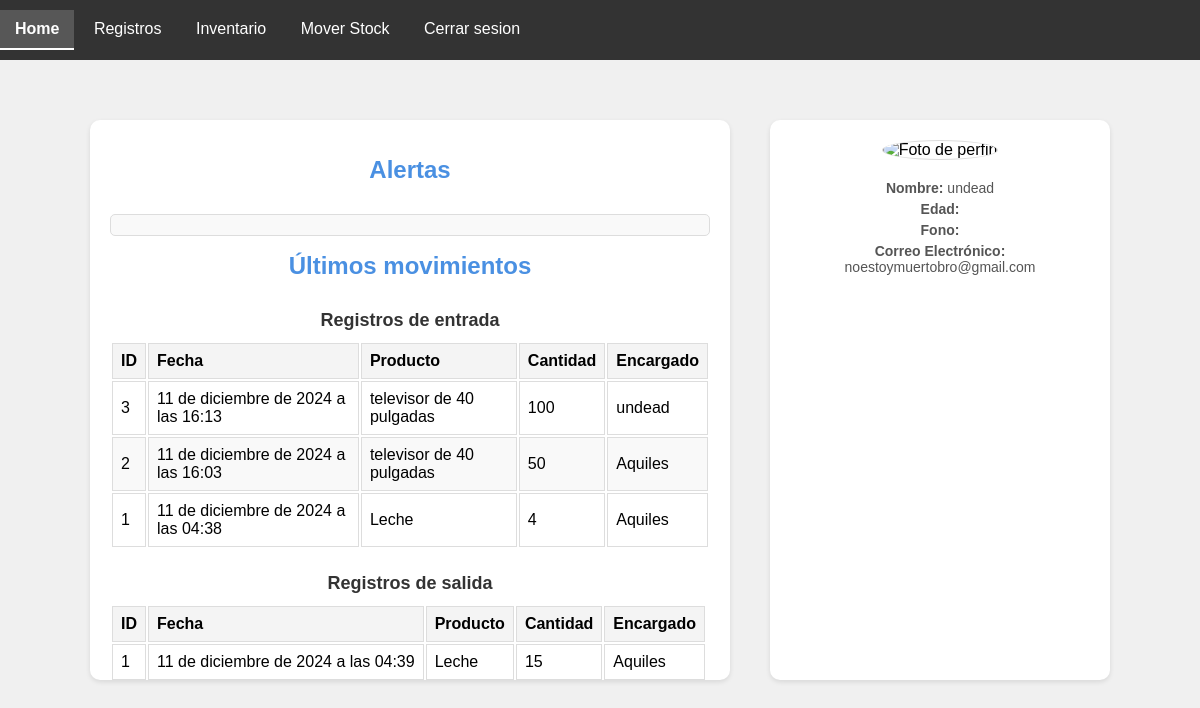
The app's page / (signed in) with its own data.
### crud/models.py (models this page shows, shortened)
class addMovements(models.Model):
    addmov_id=models.AutoField(primary_key=True)
    addmov_date=models.DateTimeField(auto_now_add=True)
    addmov_prodQuantity=models.PositiveIntegerField()
    product=models.ForeignKey(product, on_delete=models.CASCADE, verbose_name=("product"), default=1)
    incharge=models.ForeignKey(Profile, on_delete=models.CASCADE, verbose_name=("profile"), default=1)

class product(models.Model):
    product_id=models.AutoField(primary_key=True)
    product_name=models.CharField(max_length=50)
    product_image=models.ImageField()
    product_stock=models.PositiveIntegerField()
    product_price=models.PositiveIntegerField()
    product_desc=models.CharField(max_length=50)
    storage=models.ForeignKey(storage, on_delete=models.CASCADE, verbose_name=("storage"), default=1)

class removeMovements(models.Model):
    removemov_id=models.AutoField(primary_key=True)
    removemov_date=models.DateTimeField(auto_now_add=True)
    removemov_prodQuantity=models.PositiveIntegerField()
    product=models.ForeignKey(product, on_delete=models.CASCADE, verbose_name=("product"), default=1)
    incharge=models.ForeignKey(Profile, on_delete=models.CASCADE, verbose_name=("profile"), default=1)

### registerlogin/models.py (models this page shows, shortened)
class Profile(models.Model):
    user=models.OneToOneField(User, on_delete=models.CASCADE, related_name="profile",verbose_name="Usuario")
    image=models.ImageField(default="users/usuario_defecto.jpg", upload_to="users/",verbose_name="Imagen de perfil")
    rut=models.CharField(max_length=12,null=True,blank=True,verbose_name="Rut")
    name=models.CharField(max_length=50,null=True,blank=True,verbose_name="Nombre")
    email=models.EmailField(max_length=254, verbose_name="Correo")
    telephone=models.CharField(max_length=150,null=True,blank=True,verbose_name="Telefono")
    class Meta:
        verbose_name="perfil"
        verbose_name_plural="perfiles"
        ordering=["-id"]

### core/views.py (the view)
# urls.py: 2. Add a URL to urlpatterns:  path('', views.home, name='home')
def home(request):
    lastInMovements = addMovements.objects.all().order_by('-addmov_id')[:5]
    lastOutMovements = removeMovements.objects.all().order_by('-removemov_id')[:5]
    critical = product.objects.filter(product_stock__lt=5)
    return render(request, "core/home.html", {
        "inmov": lastInMovements,
        "outmov": lastOutMovements,
        "criticalStock": critical
    })

### core/templates/core/home.html (shortened to what this page needs)
{% extends "core/base.html" %}
{% load static %}
{% block content %}
<div class="main-content">
    <div class="left-panel">
        <h1>Alertas</h1>
        <ul>
        </ul>
        <h1>Últimos movimientos</h1>
        <h4>Registros de entrada</h4>
        <table>
            <thead>
                <tr>
                    <th>ID</th>
                    <th>Fecha</th>
                    <th>Producto</th>
                    <th>Cantidad</th>
                    <th>Encargado</th>
                </tr>
            </thead>
            <tbody>
                {% if inmov %}
                    {% for registro in inmov %}
                        <tr>
                            <td>{{ registro.addmov_id }}</td>
                            <td>{{ registro.addmov_date }}</td>
                            <td>{{ registro.product.product_name }}</td>
                            <td>{{ registro.addmov_prodQuantity }}</td>
                            <td>{{ registro.incharge.user.username}}</td>
                        </tr>
                    {% endfor %}
                {% else %}
                    <tr>
                        <td colspan="5">No hay registros disponibles.</td>
                    </tr>
                {% endif %}
            </tbody>
        </table>
        <h4>Registros de salida</h4>
        <table>
            <thead>
                <tr>
                    <th>ID</th>
                    <th>Fecha</th>
                    <th>Producto</th>
                    <th>Cantidad</th>
                    <th>Encargado</th>
                </tr>
            </thead>
            <tbody>
                {% if outmov %}
                    {% for registro in outmov %}
                        <tr>
                            <td>{{ registro.removemov_id }}</td>
                            <td>{{ registro.removemov_date }}</td>
                            <td>{{ registro.product.product_name }}</td>
                            <td>{{ registro.removemov_prodQuantity }}</td>
                            <td>{{ registro.incharge.user.username}}</td>
                        </tr>
                    {% endfor %}
                {% else %}
                    <tr>
                        <td colspan="5">No hay registros disponibles.</td>
                    </tr>
                {% endif %}
            </tbody>
        </table>
    </div>
    <div class="right-panel">
        <img src="{% static 'path_to_avatar.png' %}" alt="Foto de perfin">
        <p><strong>Nombre:</strong> {{ user.username }}</p>
        <p><strong>Edad:</strong> {{ user.edad }}</p>
        <p><strong>Fono:</strong> {{ user.Fono }}</p>
        <p><strong>Correo Electrónico:</strong> {{ user.email }}</p>
    </div>
{% endblock %}

### core/static/core/css/styleaddproduc.css (style rules this page uses)
h1 { text-align: center; margin-bottom: 30px; font-size: 24px; color: #4a90e2; }

### core/static/core/css/stylemovproduc.css (style rules this page uses)
h1 { text-align: center; margin-bottom: 30px; font-size: 24px; color: #4a90e2; }

### core/static/core/css/styles.css (style rules this page uses)
body { font-family: Arial, sans-serif; margin: 0; height: 100vh; background-color: #f0f0f0; display: flex; flex-direction: column; align-items: center; justify-content: center; }

### core/static/core/css/styleshome.css (style rules this page uses)
h4 { font-size: 18px; font-weight: bold; margin-bottom: 10px; }
p { margin: 5px 0; }
.main-content { width: 85%; height: 70%; display: flex; justify-content: space-between; gap: 40px; }
.left-panel { width: 80%; padding: 20px; background-color: #fff; box-shadow: 0 2px 5px rgba(0, 0, 0, 0.1); border-radius: 10px; text-align: center; }
.left-panel h4 { text-align: center; color: #333; }
.left-panel ul { list-style-type: none; padding: 0; margin: 0; border: 1px solid #ddd; border-radius: 5px; padding: 10px; background-color: #f9f9f9; }
.right-panel { width: 40%; padding: 20px; background-color: #fff; box-shadow: 0 2px 5px rgba(0, 0, 0, 0.1); border-radius: 10px; text-align: center; }
.right-panel img { border-radius: 50%; border: 1px solid #ddd; margin-bottom: 15px; width: 150px; height: 150px; object-fit: cover; }
.right-panel p { font-size: 14px; color: #555; }

### core/static/core/css/styleinventory.css (style rules this page uses)
h4 { font-size: 18px; font-weight: bold; margin-bottom: 10px; }
p { margin: 5px 0; }

### core/templates/core/home.html (style rules this page uses)
th, td { border: 1px solid #ddd; padding: 8px; text-align: left; }
th { background-color: #f4f4f4; }
tbody tr:nth-child(even) { background-color: #f9f9f9; }

### records on screen
addMovements: addmov_id "3", addmov_date "11 de diciembre de 2024 a las 16:13", product.product_name "televisor de 40 pulgadas", addmov_prodQuantity "100", incharge.user.username "undead"
addMovements: addmov_id "2", addmov_date "11 de diciembre de 2024 a las 16:03", product.product_name "televisor de 40 pulgadas", addmov_prodQuantity "50", incharge.user.username "Aquiles"
addMovements: addmov_id "1", addmov_date "11 de diciembre de 2024 a las 04:38", product.product_name "Leche", addmov_prodQuantity "4", incharge.user.username "Aquiles"
removeMovements: removemov_id "1", removemov_date "11 de diciembre de 2024 a las 04:39", product.product_name "Leche", removemov_prodQuantity "15", incharge.user.username "Aquiles"

### other values on screen
{{ user.username }} "undead"
{{ user.email }} "noestoymuertobro@gmail.com"
